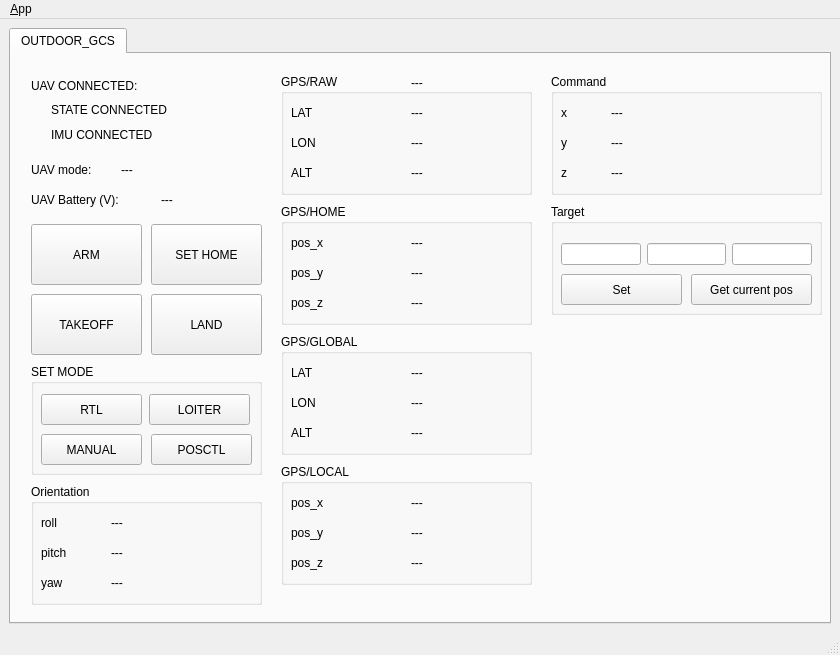
<?xml version="1.0" encoding="UTF-8"?>
<ui version="4.0">
 <class>MainWindowDesign</class>
 <widget class="QMainWindow" name="MainWindowDesign">
  <property name="geometry">
   <rect>
    <x>0</x>
    <y>0</y>
    <width>840</width>
    <height>655</height>
   </rect>
  </property>
  <property name="windowTitle">
   <string>QRosApp</string>
  </property>
  <property name="windowIcon">
   <iconset resource="../resources/images.qrc">
    <normaloff>:/images/icon.png</normaloff>:/images/icon.png</iconset>
  </property>
  <property name="locale">
   <locale language="English" country="Australia"/>
  </property>
  <widget class="QWidget" name="centralwidget">
   <layout class="QHBoxLayout">
    <item>
     <widget class="QTabWidget" name="tab_manager">
      <property name="minimumSize">
       <size>
        <width>100</width>
        <height>0</height>
       </size>
      </property>
      <property name="locale">
       <locale language="English" country="Australia"/>
      </property>
      <property name="currentIndex">
       <number>0</number>
      </property>
      <widget class="QWidget" name="tab_status">
       <attribute name="title">
        <string>OUTDOOR_GCS</string>
       </attribute>
       <widget class="QPushButton" name="ARM">
        <property name="geometry">
         <rect>
          <x>20</x>
          <y>170</y>
          <width>111</width>
          <height>61</height>
         </rect>
        </property>
        <property name="text">
         <string>ARM</string>
        </property>
       </widget>
       <widget class="QPushButton" name="TAKEOFF">
        <property name="geometry">
         <rect>
          <x>20</x>
          <y>240</y>
          <width>111</width>
          <height>61</height>
         </rect>
        </property>
        <property name="text">
         <string>TAKEOFF</string>
        </property>
       </widget>
       <widget class="QLabel" name="CONNECT">
        <property name="geometry">
         <rect>
          <x>20</x>
          <y>16</y>
          <width>211</width>
          <height>31</height>
         </rect>
        </property>
        <property name="text">
         <string>UAV CONNECTED: </string>
        </property>
       </widget>
       <widget class="QGroupBox" name="GPS">
        <property name="geometry">
         <rect>
          <x>270</x>
          <y>20</y>
          <width>251</width>
          <height>121</height>
         </rect>
        </property>
        <property name="title">
         <string>GPS/RAW</string>
        </property>
        <widget class="QLabel" name="gps_lon">
         <property name="geometry">
          <rect>
           <x>130</x>
           <y>60</y>
           <width>111</width>
           <height>17</height>
          </rect>
         </property>
         <property name="text">
          <string>---</string>
         </property>
        </widget>
        <widget class="QLabel" name="gps_lat">
         <property name="geometry">
          <rect>
           <x>130</x>
           <y>30</y>
           <width>111</width>
           <height>17</height>
          </rect>
         </property>
         <property name="text">
          <string>---</string>
         </property>
        </widget>
        <widget class="QLabel" name="gps_alt">
         <property name="geometry">
          <rect>
           <x>130</x>
           <y>90</y>
           <width>111</width>
           <height>17</height>
          </rect>
         </property>
         <property name="text">
          <string>---</string>
         </property>
        </widget>
        <widget class="QLabel" name="gps_num">
         <property name="geometry">
          <rect>
           <x>130</x>
           <y>0</y>
           <width>67</width>
           <height>17</height>
          </rect>
         </property>
         <property name="text">
          <string>---</string>
         </property>
        </widget>
        <widget class="QLabel" name="lat_title">
         <property name="geometry">
          <rect>
           <x>10</x>
           <y>30</y>
           <width>67</width>
           <height>17</height>
          </rect>
         </property>
         <property name="text">
          <string>LAT</string>
         </property>
        </widget>
        <widget class="QLabel" name="lon_title">
         <property name="geometry">
          <rect>
           <x>10</x>
           <y>60</y>
           <width>67</width>
           <height>17</height>
          </rect>
         </property>
         <property name="text">
          <string>LON</string>
         </property>
        </widget>
        <widget class="QLabel" name="alt_title">
         <property name="geometry">
          <rect>
           <x>10</x>
           <y>90</y>
           <width>67</width>
           <height>17</height>
          </rect>
         </property>
         <property name="text">
          <string>ALT</string>
         </property>
        </widget>
       </widget>
       <widget class="QLabel" name="BAT_title">
        <property name="geometry">
         <rect>
          <x>20</x>
          <y>130</y>
          <width>111</width>
          <height>31</height>
         </rect>
        </property>
        <property name="text">
         <string>UAV Battery (V):</string>
        </property>
       </widget>
       <widget class="QLabel" name="MODE_title">
        <property name="geometry">
         <rect>
          <x>20</x>
          <y>100</y>
          <width>91</width>
          <height>31</height>
         </rect>
        </property>
        <property name="text">
         <string>UAV mode: </string>
        </property>
       </widget>
       <widget class="QLabel" name="MODE">
        <property name="geometry">
         <rect>
          <x>110</x>
          <y>100</y>
          <width>131</width>
          <height>31</height>
         </rect>
        </property>
        <property name="text">
         <string>---</string>
        </property>
       </widget>
       <widget class="QLabel" name="Volt">
        <property name="geometry">
         <rect>
          <x>150</x>
          <y>130</y>
          <width>91</width>
          <height>31</height>
         </rect>
        </property>
        <property name="text">
         <string>---</string>
        </property>
       </widget>
       <widget class="QPushButton" name="SET_HOME">
        <property name="geometry">
         <rect>
          <x>140</x>
          <y>170</y>
          <width>111</width>
          <height>61</height>
         </rect>
        </property>
        <property name="text">
         <string>SET HOME</string>
        </property>
       </widget>
       <widget class="QLabel" name="IMU_CONNECT">
        <property name="geometry">
         <rect>
          <x>40</x>
          <y>70</y>
          <width>161</width>
          <height>21</height>
         </rect>
        </property>
        <property name="text">
         <string>IMU CONNECTED</string>
        </property>
       </widget>
       <widget class="QLabel" name="STATE_CONNECT">
        <property name="geometry">
         <rect>
          <x>40</x>
          <y>40</y>
          <width>161</width>
          <height>31</height>
         </rect>
        </property>
        <property name="text">
         <string>STATE CONNECTED</string>
        </property>
       </widget>
       <widget class="QGroupBox" name="GPS_2">
        <property name="geometry">
         <rect>
          <x>270</x>
          <y>280</y>
          <width>251</width>
          <height>121</height>
         </rect>
        </property>
        <property name="title">
         <string>GPS/GLOBAL</string>
        </property>
        <widget class="QLabel" name="gps_lon_2">
         <property name="geometry">
          <rect>
           <x>130</x>
           <y>60</y>
           <width>111</width>
           <height>17</height>
          </rect>
         </property>
         <property name="text">
          <string>---</string>
         </property>
        </widget>
        <widget class="QLabel" name="gps_lat_2">
         <property name="geometry">
          <rect>
           <x>130</x>
           <y>30</y>
           <width>111</width>
           <height>17</height>
          </rect>
         </property>
         <property name="text">
          <string>---</string>
         </property>
        </widget>
        <widget class="QLabel" name="gps_alt_2">
         <property name="geometry">
          <rect>
           <x>130</x>
           <y>90</y>
           <width>111</width>
           <height>17</height>
          </rect>
         </property>
         <property name="text">
          <string>---</string>
         </property>
        </widget>
        <widget class="QLabel" name="lat_title_2">
         <property name="geometry">
          <rect>
           <x>10</x>
           <y>30</y>
           <width>67</width>
           <height>17</height>
          </rect>
         </property>
         <property name="text">
          <string>LAT</string>
         </property>
        </widget>
        <widget class="QLabel" name="lon_title_2">
         <property name="geometry">
          <rect>
           <x>10</x>
           <y>60</y>
           <width>67</width>
           <height>17</height>
          </rect>
         </property>
         <property name="text">
          <string>LON</string>
         </property>
        </widget>
        <widget class="QLabel" name="alt_title_2">
         <property name="geometry">
          <rect>
           <x>10</x>
           <y>90</y>
           <width>67</width>
           <height>17</height>
          </rect>
         </property>
         <property name="text">
          <string>ALT</string>
         </property>
        </widget>
       </widget>
       <widget class="QGroupBox" name="GPS_3">
        <property name="geometry">
         <rect>
          <x>270</x>
          <y>410</y>
          <width>251</width>
          <height>121</height>
         </rect>
        </property>
        <property name="title">
         <string>GPS/LOCAL</string>
        </property>
        <widget class="QLabel" name="localy">
         <property name="geometry">
          <rect>
           <x>130</x>
           <y>60</y>
           <width>111</width>
           <height>17</height>
          </rect>
         </property>
         <property name="text">
          <string>---</string>
         </property>
        </widget>
        <widget class="QLabel" name="localx">
         <property name="geometry">
          <rect>
           <x>130</x>
           <y>30</y>
           <width>111</width>
           <height>17</height>
          </rect>
         </property>
         <property name="text">
          <string>---</string>
         </property>
        </widget>
        <widget class="QLabel" name="localz">
         <property name="geometry">
          <rect>
           <x>130</x>
           <y>90</y>
           <width>111</width>
           <height>17</height>
          </rect>
         </property>
         <property name="text">
          <string>---</string>
         </property>
        </widget>
        <widget class="QLabel" name="posx_title">
         <property name="geometry">
          <rect>
           <x>10</x>
           <y>30</y>
           <width>67</width>
           <height>17</height>
          </rect>
         </property>
         <property name="text">
          <string>pos_x</string>
         </property>
        </widget>
        <widget class="QLabel" name="posy_title">
         <property name="geometry">
          <rect>
           <x>10</x>
           <y>60</y>
           <width>67</width>
           <height>17</height>
          </rect>
         </property>
         <property name="text">
          <string>pos_y</string>
         </property>
        </widget>
        <widget class="QLabel" name="posz_title">
         <property name="geometry">
          <rect>
           <x>10</x>
           <y>90</y>
           <width>67</width>
           <height>17</height>
          </rect>
         </property>
         <property name="text">
          <string>pos_z</string>
         </property>
        </widget>
       </widget>
       <widget class="QGroupBox" name="GPS_4">
        <property name="geometry">
         <rect>
          <x>270</x>
          <y>150</y>
          <width>251</width>
          <height>121</height>
         </rect>
        </property>
        <property name="title">
         <string>GPS/HOME</string>
        </property>
        <widget class="QLabel" name="localy_2">
         <property name="geometry">
          <rect>
           <x>130</x>
           <y>60</y>
           <width>111</width>
           <height>17</height>
          </rect>
         </property>
         <property name="text">
          <string>---</string>
         </property>
        </widget>
        <widget class="QLabel" name="localx_2">
         <property name="geometry">
          <rect>
           <x>130</x>
           <y>30</y>
           <width>111</width>
           <height>17</height>
          </rect>
         </property>
         <property name="text">
          <string>---</string>
         </property>
        </widget>
        <widget class="QLabel" name="localz_2">
         <property name="geometry">
          <rect>
           <x>130</x>
           <y>90</y>
           <width>111</width>
           <height>17</height>
          </rect>
         </property>
         <property name="text">
          <string>---</string>
         </property>
        </widget>
        <widget class="QLabel" name="posx_title_2">
         <property name="geometry">
          <rect>
           <x>10</x>
           <y>30</y>
           <width>67</width>
           <height>17</height>
          </rect>
         </property>
         <property name="text">
          <string>pos_x</string>
         </property>
        </widget>
        <widget class="QLabel" name="posy_title_2">
         <property name="geometry">
          <rect>
           <x>10</x>
           <y>60</y>
           <width>67</width>
           <height>17</height>
          </rect>
         </property>
         <property name="text">
          <string>pos_y</string>
         </property>
        </widget>
        <widget class="QLabel" name="posz_title_2">
         <property name="geometry">
          <rect>
           <x>10</x>
           <y>90</y>
           <width>67</width>
           <height>17</height>
          </rect>
         </property>
         <property name="text">
          <string>pos_z</string>
         </property>
        </widget>
       </widget>
       <widget class="QGroupBox" name="TARGET">
        <property name="geometry">
         <rect>
          <x>540</x>
          <y>150</y>
          <width>271</width>
          <height>111</height>
         </rect>
        </property>
        <property name="title">
         <string>Target</string>
        </property>
        <widget class="QWidget" name="horizontalLayoutWidget">
         <property name="geometry">
          <rect>
           <x>10</x>
           <y>30</y>
           <width>251</width>
           <height>41</height>
          </rect>
         </property>
         <layout class="QHBoxLayout" name="horizontalLayout">
          <item>
           <widget class="QLineEdit" name="x_input"/>
          </item>
          <item>
           <widget class="QLineEdit" name="y_input"/>
          </item>
          <item>
           <widget class="QLineEdit" name="z_input"/>
          </item>
         </layout>
        </widget>
        <widget class="QPushButton" name="Button_Set">
         <property name="geometry">
          <rect>
           <x>10</x>
           <y>70</y>
           <width>121</width>
           <height>31</height>
          </rect>
         </property>
         <property name="text">
          <string>Set</string>
         </property>
        </widget>
        <widget class="QPushButton" name="Button_Get">
         <property name="geometry">
          <rect>
           <x>140</x>
           <y>70</y>
           <width>121</width>
           <height>31</height>
          </rect>
         </property>
         <property name="text">
          <string>Get current pos</string>
         </property>
        </widget>
       </widget>
       <widget class="QGroupBox" name="COMMAND">
        <property name="geometry">
         <rect>
          <x>540</x>
          <y>20</y>
          <width>271</width>
          <height>121</height>
         </rect>
        </property>
        <property name="title">
         <string>Command</string>
        </property>
        <widget class="QLabel" name="des_x">
         <property name="geometry">
          <rect>
           <x>60</x>
           <y>30</y>
           <width>67</width>
           <height>17</height>
          </rect>
         </property>
         <property name="text">
          <string>---</string>
         </property>
        </widget>
        <widget class="QLabel" name="des_y">
         <property name="geometry">
          <rect>
           <x>60</x>
           <y>60</y>
           <width>67</width>
           <height>17</height>
          </rect>
         </property>
         <property name="text">
          <string>---</string>
         </property>
        </widget>
        <widget class="QLabel" name="des_z">
         <property name="geometry">
          <rect>
           <x>60</x>
           <y>90</y>
           <width>67</width>
           <height>17</height>
          </rect>
         </property>
         <property name="text">
          <string>---</string>
         </property>
        </widget>
        <widget class="QLabel" name="title_des_x">
         <property name="geometry">
          <rect>
           <x>10</x>
           <y>30</y>
           <width>31</width>
           <height>17</height>
          </rect>
         </property>
         <property name="text">
          <string>x</string>
         </property>
        </widget>
        <widget class="QLabel" name="title_des_y">
         <property name="geometry">
          <rect>
           <x>10</x>
           <y>60</y>
           <width>31</width>
           <height>17</height>
          </rect>
         </property>
         <property name="text">
          <string>y</string>
         </property>
        </widget>
        <widget class="QLabel" name="title_des_z">
         <property name="geometry">
          <rect>
           <x>10</x>
           <y>90</y>
           <width>31</width>
           <height>17</height>
          </rect>
         </property>
         <property name="text">
          <string>z</string>
         </property>
        </widget>
       </widget>
       <widget class="QPushButton" name="LAND">
        <property name="geometry">
         <rect>
          <x>140</x>
          <y>240</y>
          <width>111</width>
          <height>61</height>
         </rect>
        </property>
        <property name="text">
         <string>LAND</string>
        </property>
       </widget>
       <widget class="QGroupBox" name="groupBox">
        <property name="geometry">
         <rect>
          <x>20</x>
          <y>310</y>
          <width>231</width>
          <height>111</height>
         </rect>
        </property>
        <property name="title">
         <string>SET MODE</string>
        </property>
        <widget class="QPushButton" name="MODE_RTL">
         <property name="geometry">
          <rect>
           <x>10</x>
           <y>30</y>
           <width>101</width>
           <height>31</height>
          </rect>
         </property>
         <property name="text">
          <string>RTL</string>
         </property>
        </widget>
        <widget class="QPushButton" name="MODE_LOITER">
         <property name="geometry">
          <rect>
           <x>118</x>
           <y>30</y>
           <width>101</width>
           <height>31</height>
          </rect>
         </property>
         <property name="text">
          <string>LOITER</string>
         </property>
        </widget>
        <widget class="QPushButton" name="MODE_MANUAL">
         <property name="geometry">
          <rect>
           <x>10</x>
           <y>70</y>
           <width>101</width>
           <height>31</height>
          </rect>
         </property>
         <property name="text">
          <string>MANUAL</string>
         </property>
        </widget>
        <widget class="QPushButton" name="MODE_POSCTL">
         <property name="geometry">
          <rect>
           <x>120</x>
           <y>70</y>
           <width>101</width>
           <height>31</height>
          </rect>
         </property>
         <property name="text">
          <string>POSCTL</string>
         </property>
        </widget>
       </widget>
       <widget class="QGroupBox" name="Orientation">
        <property name="geometry">
         <rect>
          <x>20</x>
          <y>430</y>
          <width>231</width>
          <height>121</height>
         </rect>
        </property>
        <property name="title">
         <string>Orientation</string>
        </property>
        <widget class="QLabel" name="roll">
         <property name="geometry">
          <rect>
           <x>80</x>
           <y>30</y>
           <width>67</width>
           <height>17</height>
          </rect>
         </property>
         <property name="text">
          <string>---</string>
         </property>
        </widget>
        <widget class="QLabel" name="pitch">
         <property name="geometry">
          <rect>
           <x>80</x>
           <y>60</y>
           <width>67</width>
           <height>17</height>
          </rect>
         </property>
         <property name="text">
          <string>---</string>
         </property>
        </widget>
        <widget class="QLabel" name="yaw">
         <property name="geometry">
          <rect>
           <x>80</x>
           <y>90</y>
           <width>67</width>
           <height>17</height>
          </rect>
         </property>
         <property name="text">
          <string>---</string>
         </property>
        </widget>
        <widget class="QLabel" name="title_roll">
         <property name="geometry">
          <rect>
           <x>10</x>
           <y>30</y>
           <width>31</width>
           <height>17</height>
          </rect>
         </property>
         <property name="text">
          <string>roll</string>
         </property>
        </widget>
        <widget class="QLabel" name="title_pitch">
         <property name="geometry">
          <rect>
           <x>10</x>
           <y>60</y>
           <width>41</width>
           <height>17</height>
          </rect>
         </property>
         <property name="text">
          <string>pitch</string>
         </property>
        </widget>
        <widget class="QLabel" name="title_yaw">
         <property name="geometry">
          <rect>
           <x>10</x>
           <y>90</y>
           <width>31</width>
           <height>17</height>
          </rect>
         </property>
         <property name="text">
          <string>yaw</string>
         </property>
        </widget>
       </widget>
      </widget>
     </widget>
    </item>
   </layout>
  </widget>
  <widget class="QStatusBar" name="statusbar"/>
  <widget class="QMenuBar" name="menubar">
   <property name="geometry">
    <rect>
     <x>0</x>
     <y>0</y>
     <width>840</width>
     <height>22</height>
    </rect>
   </property>
   <widget class="QMenu" name="menu_File">
    <property name="title">
     <string>&amp;App</string>
    </property>
    <addaction name="action_Preferences"/>
    <addaction name="separator"/>
    <addaction name="actionAbout"/>
    <addaction name="actionAbout_Qt"/>
    <addaction name="separator"/>
    <addaction name="action_Quit"/>
   </widget>
   <addaction name="menu_File"/>
  </widget>
  <action name="action_Quit">
   <property name="text">
    <string>&amp;Quit</string>
   </property>
   <property name="shortcut">
    <string>Ctrl+Q</string>
   </property>
   <property name="shortcutContext">
    <enum>Qt::ApplicationShortcut</enum>
   </property>
  </action>
  <action name="action_Preferences">
   <property name="text">
    <string>&amp;Preferences</string>
   </property>
  </action>
  <action name="actionAbout">
   <property name="text">
    <string>&amp;About</string>
   </property>
  </action>
  <action name="actionAbout_Qt">
   <property name="text">
    <string>About &amp;Qt</string>
   </property>
  </action>
 </widget>
 <resources>
  <include location="../resources/images.qrc"/>
 </resources>
 <connections>
  <connection>
   <sender>action_Quit</sender>
   <signal>triggered()</signal>
   <receiver>MainWindowDesign</receiver>
   <slot>close()</slot>
   <hints>
    <hint type="sourcelabel">
     <x>-1</x>
     <y>-1</y>
    </hint>
    <hint type="destinationlabel">
     <x>399</x>
     <y>299</y>
    </hint>
   </hints>
  </connection>
 </connections>
</ui>
